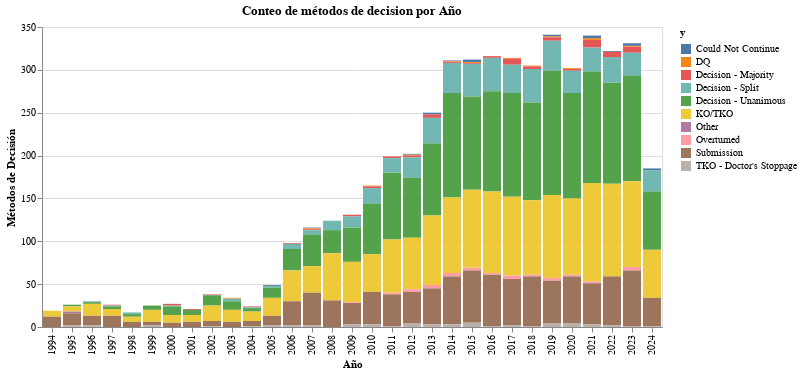

The cell this chart's notebook holds for it:
### Code cell
#Gráfica de barras en altair
bar_chart = alt.Chart(grouped_count).mark_bar().encode(
    x=alt.X('x:O', title='Año'),   #Año como temporal
    y=alt.Y('count:Q', title='Métodos de Decisión'),   #Conteo como tipo cuantitativo
    color='y:N', # se agrega color para identificar cada metodo de decision
    tooltip=['x', 'y', 'count']  
).properties(
    title='Conteo de métodos de decision por Año'
).interactive()


#Mostrar gráfico
bar_chart

### Figure 1 — Vega-Lite specification as saved in the notebook (floating-point values rounded to 4 significant figures; data arrays with more than 128 entries replaced by an {"elided": "..."} marker saying what was removed)
{"config": {"view": {"continuousWidth": 300, "continuousHeight": 300}}, "data": {"name": "data-2a578e9fd8b34f3bc77ad8ce3c341ebb"}, "mark": {"type": "bar"}, "encoding": {"color": {"field": "y", "type": "nominal"}, "tooltip": [{"field": "x", "type": "quantitative"}, {"field": "y", "type": "nominal"}, {"field": "count", "type": "quantitative"}], "x": {"field": "x", "title": "Año", "type": "ordinal"}, "y": {"field": "count", "title": "Métodos de Decisión", "type": "quantitative"}}, "params": [{"name": "param_2", "select": {"type": "interval", "encodings": ["x", "y"]}, "bind": "scales"}], "title": "Conteo de métodos de decision por Año", "$schema": "https://vega.github.io/schema/vega-lite/v5.8.0.json", "datasets": {"data-2a578e9fd8b34f3bc77ad8ce3c341ebb": {"elided": "201 records"}}}
